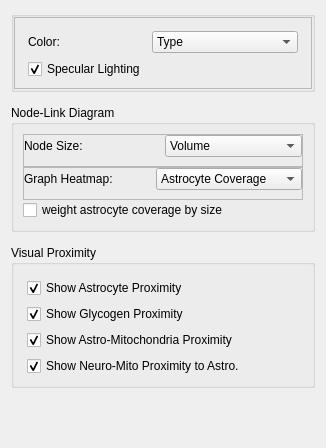
          <widget class="QWidget" name="tab_3">
           <attribute name="title">
            <string>Encoding</string>
           </attribute>
           <layout class="QVBoxLayout" name="verticalLayout_8">
            <item>
             <widget class="QFrame" name="frame">
              <property name="frameShape">
               <enum>QFrame::NoFrame</enum>
              </property>
              <property name="frameShadow">
               <enum>QFrame::Plain</enum>
              </property>
              <property name="lineWidth">
               <number>0</number>
              </property>
              <layout class="QVBoxLayout" name="verticalLayout_14">
               <property name="spacing">
                <number>13</number>
               </property>
               <property name="leftMargin">
                <number>0</number>
               </property>
               <property name="topMargin">
                <number>0</number>
               </property>
               <property name="rightMargin">
                <number>0</number>
               </property>
               <item>
                <widget class="QGroupBox" name="groupBox_18">
                 <property name="title">
                  <string/>
                 </property>
                 <layout class="QVBoxLayout" name="verticalLayout_9">
                  <property name="spacing">
                   <number>0</number>
                  </property>
                  <property name="leftMargin">
                   <number>0</number>
                  </property>
                  <property name="topMargin">
                   <number>0</number>
                  </property>
                  <property name="rightMargin">
                   <number>0</number>
                  </property>
                  <property name="bottomMargin">
                   <number>0</number>
                  </property>
                  <item>
                   <widget class="QFrame" name="frame_12">
                    <property name="frameShape">
                     <enum>QFrame::StyledPanel</enum>
                    </property>
                    <property name="frameShadow">
                     <enum>QFrame::Raised</enum>
                    </property>
                    <layout class="QGridLayout" name="gridLayout_17">
                     <property name="leftMargin">
                      <number>13</number>
                     </property>
                     <property name="topMargin">
                      <number>13</number>
                     </property>
                     <property name="rightMargin">
                      <number>13</number>
                     </property>
                     <property name="bottomMargin">
                      <number>9</number>
                     </property>
                     <item row="1" column="0">
                      <widget class="QCheckBox" name="specularLightCheckBox">
                       <property name="text">
                        <string>Specular Lighting</string>
                       </property>
                       <property name="checked">
                        <bool>true</bool>
                       </property>
                      </widget>
                     </item>
                     <item row="0" column="0">
                      <widget class="QLabel" name="label_16">
                       <property name="text">
                        <string>Color:</string>
                       </property>
                      </widget>
                     </item>
                     <item row="0" column="2">
                      <widget class="QComboBox" name="comboBox_4">
                       <item>
                        <property name="text">
                         <string>Type</string>
                        </property>
                       </item>
                       <item>
                        <property name="text">
                         <string>Function</string>
                        </property>
                       </item>
                       <item>
                        <property name="text">
                         <string>Astrocyte Coverage</string>
                        </property>
                       </item>
                       <item>
                        <property name="text">
                         <string>Glycogen Distribution</string>
                        </property>
                       </item>
                      </widget>
                     </item>
                    </layout>
                   </widget>
                  </item>
                 </layout>
                </widget>
               </item>
               <item>
                <widget class="QGroupBox" name="groupBox_2">
                 <property name="title">
                  <string>Node-Link Diagram</string>
                 </property>
                 <layout class="QVBoxLayout" name="verticalLayout_4">
                  <property name="spacing">
                   <number>0</number>
                  </property>
                  <item>
                   <widget class="QFrame" name="frame_41">
                    <property name="frameShape">
                     <enum>QFrame::StyledPanel</enum>
                    </property>
                    <property name="frameShadow">
                     <enum>QFrame::Raised</enum>
                    </property>
                    <layout class="QHBoxLayout" name="horizontalLayout_38">
                     <property name="leftMargin">
                      <number>0</number>
                     </property>
                     <property name="topMargin">
                      <number>0</number>
                     </property>
                     <property name="rightMargin">
                      <number>0</number>
                     </property>
                     <property name="bottomMargin">
                      <number>9</number>
                     </property>
                     <item>
                      <widget class="QLabel" name="label_14">
                       <property name="text">
                        <string>Node Size: </string>
                       </property>
                      </widget>
                     </item>
                     <item>
                      <widget class="QComboBox" name="comboBox">
                       <item>
                        <property name="text">
                         <string>Volume</string>
                        </property>
                       </item>
                       <item>
                        <property name="text">
                         <string>Astrocyte Coverage</string>
                        </property>
                       </item>
                       <item>
                        <property name="text">
                         <string>Synapse Size</string>
                        </property>
                       </item>
                      </widget>
                     </item>
                    </layout>
                   </widget>
                  </item>
                  <item>
                   <widget class="QFrame" name="frame_42">
                    <property name="frameShape">
                     <enum>QFrame::StyledPanel</enum>
                    </property>
                    <property name="frameShadow">
                     <enum>QFrame::Raised</enum>
                    </property>
                    <layout class="QHBoxLayout" name="horizontalLayout_39">
                     <property name="leftMargin">
                      <number>0</number>
                     </property>
                     <property name="topMargin">
                      <number>0</number>
                     </property>
                     <property name="rightMargin">
                      <number>0</number>
                     </property>
                     <property name="bottomMargin">
                      <number>9</number>
                     </property>
                     <item>
                      <widget class="QLabel" name="label_50">
                       <property name="text">
                        <string>Graph Heatmap:</string>
                       </property>
                      </widget>
                     </item>
                     <item>
                      <widget class="QComboBox" name="comboBox_5">
                       <item>
                        <property name="text">
                         <string>Astrocyte Coverage</string>
                        </property>
                       </item>
                       <item>
                        <property name="text">
                         <string>Glycogen Distribution</string>
                        </property>
                       </item>
                      </widget>
                     </item>
                    </layout>
                   </widget>
                  </item>
                  <item>
                   <widget class="QCheckBox" name="checkBox_4">
                    <property name="text">
                     <string>weight astrocyte coverage by size</string>
                    </property>
                   </widget>
                  </item>
                 </layout>
                </widget>
               </item>
               <item>
                <widget class="QGroupBox" name="groupBox_12">
                 <property name="title">
                  <string>Visual Proximity</string>
                 </property>
                 <layout class="QVBoxLayout" name="verticalLayout_6">
                  <property name="leftMargin">
                   <number>13</number>
                  </property>
                  <property name="topMargin">
                   <number>13</number>
                  </property>
                  <property name="rightMargin">
                   <number>13</number>
                  </property>
                  <item>
                   <widget class="QCheckBox" name="splatAstroCheckBox">
                    <property name="text">
                     <string>Show Astrocyte Proximity</string>
                    </property>
                    <property name="checked">
                     <bool>true</bool>
                    </property>
                   </widget>
                  </item>
                  <item>
                   <widget class="QCheckBox" name="splatGlycoCheckBox">
                    <property name="text">
                     <string>Show Glycogen Proximity</string>
                    </property>
                    <property name="checked">
                     <bool>true</bool>
                    </property>
                   </widget>
                  </item>
                  <item>
                   <widget class="QCheckBox" name="splatAMitoCheckBox">
                    <property name="text">
                     <string>Show Astro-Mitochondria Proximity</string>
                    </property>
                    <property name="checked">
                     <bool>true</bool>
                    </property>
                   </widget>
                  </item>
                  <item>
                   <widget class="QCheckBox" name="splatNMitoCheckBox">
                    <property name="text">
                     <string>Show Neuro-Mito Proximity to Astro.</string>
                    </property>
                    <property name="checked">
                     <bool>true</bool>
                    </property>
                   </widget>
                  </item>
                 </layout>
                </widget>
               </item>
               <item>
                <spacer name="verticalSpacer">
                 <property name="orientation">
                  <enum>Qt::Vertical</enum>
                 </property>
                 <property name="sizeHint" stdset="0">
                  <size>
                   <width>20</width>
                   <height>40</height>
                  </size>
                 </property>
                </spacer>
               </item>
              </layout>
             </widget>
            </item>
           </layout>
          </widget>
